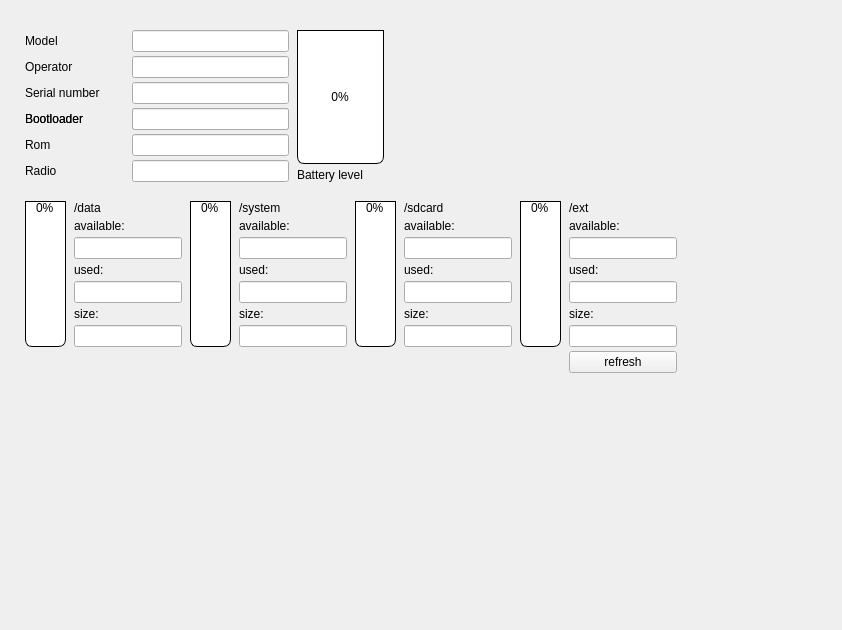
<?xml version="1.0" encoding="UTF-8"?>
<ui version="4.0">
 <class>PhoneInfoWidget</class>
 <widget class="QWidget" name="PhoneInfoWidget">
  <property name="geometry">
   <rect>
    <x>0</x>
    <y>0</y>
    <width>842</width>
    <height>630</height>
   </rect>
  </property>
  <property name="windowTitle">
   <string notr="true">Form</string>
  </property>
  <widget class="QWidget" name="layoutWidget">
   <property name="geometry">
    <rect>
     <x>20</x>
     <y>20</y>
     <width>749</width>
     <height>507</height>
    </rect>
   </property>
   <layout class="QGridLayout" name="layoutPhoneInfo">
    <property name="sizeConstraint">
     <enum>QLayout::SetDefaultConstraint</enum>
    </property>
    <property name="leftMargin">
     <number>5</number>
    </property>
    <property name="topMargin">
     <number>5</number>
    </property>
    <property name="rightMargin">
     <number>5</number>
    </property>
    <property name="bottomMargin">
     <number>10</number>
    </property>
    <property name="horizontalSpacing">
     <number>8</number>
    </property>
    <property name="verticalSpacing">
     <number>4</number>
    </property>
    <item row="2" column="0" colspan="2">
     <widget class="QLabel" name="labelModel">
      <property name="text">
       <string>Model</string>
      </property>
     </widget>
    </item>
    <item row="2" column="2" colspan="3">
     <widget class="QLineEdit" name="lineEditModel">
      <property name="text">
       <string notr="true"/>
      </property>
      <property name="readOnly">
       <bool>true</bool>
      </property>
     </widget>
    </item>
    <item row="3" column="0" colspan="2">
     <widget class="QLabel" name="labelOperator">
      <property name="text">
       <string>Operator</string>
      </property>
     </widget>
    </item>
    <item row="3" column="2" colspan="3">
     <widget class="QLineEdit" name="lineEditOperator">
      <property name="text">
       <string notr="true"/>
      </property>
      <property name="readOnly">
       <bool>true</bool>
      </property>
     </widget>
    </item>
    <item row="4" column="0" colspan="2">
     <widget class="QLabel" name="labelSerialNumber">
      <property name="text">
       <string>Serial number</string>
      </property>
     </widget>
    </item>
    <item row="4" column="2" colspan="3">
     <widget class="QLineEdit" name="lineEditSerialNumber">
      <property name="text">
       <string notr="true"/>
      </property>
      <property name="readOnly">
       <bool>true</bool>
      </property>
     </widget>
    </item>
    <item row="5" column="0" colspan="2">
     <widget class="QLabel" name="labelBootloader">
      <property name="text">
       <string>Bootloader</string>
      </property>
     </widget>
    </item>
    <item row="5" column="2" colspan="3">
     <widget class="QLineEdit" name="lineEditBootloader">
      <property name="text">
       <string notr="true"/>
      </property>
      <property name="readOnly">
       <bool>true</bool>
      </property>
     </widget>
    </item>
    <item row="5" column="0" colspan="2">
     <widget class="QLabel" name="labelBootloader">
      <property name="text">
       <string>Bootloader</string>
      </property>
     </widget>
    </item>
    <item row="5" column="2" colspan="3">
     <widget class="QLineEdit" name="lineEditBootloader">
      <property name="text">
       <string notr="true"/>
      </property>
      <property name="readOnly">
       <bool>true</bool>
      </property>
     </widget>
    </item>
    <item row="6" column="0" colspan="2">
     <widget class="QLabel" name="labelRom">
      <property name="text">
       <string>Rom</string>
      </property>
     </widget>
    </item>
    <item row="6" column="2" colspan="3">
     <widget class="QLineEdit" name="lineEditRom">
      <property name="text">
       <string notr="true"/>
      </property>
      <property name="readOnly">
       <bool>true</bool>
      </property>
     </widget>
    </item>
    <item row="7" column="0" rowspan="2" colspan="2">
     <widget class="QLabel" name="labelRadio">
      <property name="sizePolicy">
       <sizepolicy hsizetype="Preferred" vsizetype="Preferred">
        <horstretch>0</horstretch>
        <verstretch>0</verstretch>
       </sizepolicy>
      </property>
      <property name="frameShape">
       <enum>QFrame::NoFrame</enum>
      </property>
      <property name="text">
       <string>Radio</string>
      </property>
     </widget>
    </item>
    <item row="7" column="2" rowspan="2" colspan="3">
     <widget class="QLineEdit" name="lineEditRadio">
      <property name="text">
       <string notr="true"/>
      </property>
      <property name="readOnly">
       <bool>true</bool>
      </property>
     </widget>
    </item>
    <item row="8" column="5" colspan="2">
     <widget class="QLabel" name="labelBatteryLevel">
      <property name="text">
       <string>Battery level</string>
      </property>
      <property name="textFormat">
       <enum>Qt::AutoText</enum>
      </property>
     </widget>
    </item>
    <item row="10" column="0" rowspan="7">
     <widget class="QProgressBar" name="progressBarData">
      <property name="minimumSize">
       <size>
        <width>41</width>
        <height>0</height>
       </size>
      </property>
      <property name="styleSheet">
       <string notr="true">QProgressBar {
border: 1px solid black;
text-align: top;
padding: 1px;
border-bottom-right-radius: 7px;
border-bottom-left-radius: 7px;
background: QLinearGradient( x1: 0, y1: 0, x2: 1, y2: 0,
stop: 0 #fff,
stop: 0.4999 #eee,
stop: 0.5 #ddd,
stop: 1 #eee );
width: 18px;
}
QProgressBar::chunk {
background: QLinearGradient( x1: 0, y1: 0, x2: 1, y2: 0,
stop: 0 #78d,
stop: 0.4999 #46a,
stop: 0.5 #45a,
stop: 1 #238 );
border-bottom-right-radius: 7px;
border-bottom-left-radius: 7px;
border: 1px solid black;
}</string>
      </property>
      <property name="value">
       <number>0</number>
      </property>
      <property name="orientation">
       <enum>Qt::Vertical</enum>
      </property>
      <property name="format">
       <string notr="true">%p%</string>
      </property>
     </widget>
    </item>
    <item row="10" column="1" colspan="2">
     <widget class="QLabel" name="label">
      <property name="text">
       <string notr="true">/data</string>
      </property>
     </widget>
    </item>
    <item row="10" column="3" rowspan="7">
     <widget class="QProgressBar" name="progressBarSystem">
      <property name="minimumSize">
       <size>
        <width>41</width>
        <height>0</height>
       </size>
      </property>
      <property name="styleSheet">
       <string notr="true">QProgressBar {
border: 1px solid black;
text-align: top;
padding: 1px;
border-bottom-right-radius: 7px;
border-bottom-left-radius: 7px;
background: QLinearGradient( x1: 0, y1: 0, x2: 1, y2: 0,
stop: 0 #fff,
stop: 0.4999 #eee,
stop: 0.5 #ddd,
stop: 1 #eee );
width: 18px;
}
QProgressBar::chunk {
background: QLinearGradient( x1: 0, y1: 0, x2: 1, y2: 0,
stop: 0 #78d,
stop: 0.4999 #46a,
stop: 0.5 #45a,
stop: 1 #238 );
border-bottom-right-radius: 7px;
border-bottom-left-radius: 7px;
border: 1px solid black;
}</string>
      </property>
      <property name="value">
       <number>0</number>
      </property>
      <property name="orientation">
       <enum>Qt::Vertical</enum>
      </property>
      <property name="format">
       <string notr="true">%p%</string>
      </property>
     </widget>
    </item>
    <item row="10" column="4" colspan="2">
     <widget class="QLabel" name="label_16">
      <property name="text">
       <string notr="true">/system</string>
      </property>
     </widget>
    </item>
    <item row="10" column="6" rowspan="7">
     <widget class="QProgressBar" name="progressBarSdcard">
      <property name="minimumSize">
       <size>
        <width>41</width>
        <height>0</height>
       </size>
      </property>
      <property name="styleSheet">
       <string notr="true">QProgressBar {
border: 1px solid black;
text-align: top;
padding: 1px;
border-bottom-right-radius: 7px;
border-bottom-left-radius: 7px;
background: QLinearGradient( x1: 0, y1: 0, x2: 1, y2: 0,
stop: 0 #fff,
stop: 0.4999 #eee,
stop: 0.5 #ddd,
stop: 1 #eee );
width: 18px;
}
QProgressBar::chunk {
background: QLinearGradient( x1: 0, y1: 0, x2: 1, y2: 0,
stop: 0 #78d,
stop: 0.4999 #46a,
stop: 0.5 #45a,
stop: 1 #238 );
border-bottom-right-radius: 7px;
border-bottom-left-radius: 7px;
border: 1px solid black;
}</string>
      </property>
      <property name="value">
       <number>0</number>
      </property>
      <property name="orientation">
       <enum>Qt::Vertical</enum>
      </property>
      <property name="format">
       <string notr="true">%p%</string>
      </property>
     </widget>
    </item>
    <item row="10" column="7">
     <widget class="QLabel" name="label_17">
      <property name="text">
       <string notr="true">/sdcard</string>
      </property>
     </widget>
    </item>
    <item row="10" column="8" rowspan="7">
     <widget class="QProgressBar" name="progressBarExt">
      <property name="minimumSize">
       <size>
        <width>41</width>
        <height>0</height>
       </size>
      </property>
      <property name="styleSheet">
       <string notr="true">QProgressBar {
border: 1px solid black;
text-align: top;
padding: 1px;
border-bottom-right-radius: 7px;
border-bottom-left-radius: 7px;
background: QLinearGradient( x1: 0, y1: 0, x2: 1, y2: 0,
stop: 0 #fff,
stop: 0.4999 #eee,
stop: 0.5 #ddd,
stop: 1 #eee );
width: 18px;
}
QProgressBar::chunk {
background: QLinearGradient( x1: 0, y1: 0, x2: 1, y2: 0,
stop: 0 #78d,
stop: 0.4999 #46a,
stop: 0.5 #45a,
stop: 1 #238 );
border-bottom-right-radius: 7px;
border-bottom-left-radius: 7px;
border: 1px solid black;
}</string>
      </property>
      <property name="value">
       <number>0</number>
      </property>
      <property name="orientation">
       <enum>Qt::Vertical</enum>
      </property>
      <property name="format">
       <string notr="true">%p%</string>
      </property>
     </widget>
    </item>
    <item row="10" column="9">
     <widget class="QLabel" name="labelExt">
      <property name="text">
       <string notr="true">/ext</string>
      </property>
     </widget>
    </item>
    <item row="11" column="1" colspan="2">
     <widget class="QLabel" name="labelDataAvailable">
      <property name="text">
       <string>available:</string>
      </property>
     </widget>
    </item>
    <item row="11" column="4" colspan="2">
     <widget class="QLabel" name="labelSystemAvailable">
      <property name="text">
       <string>available:</string>
      </property>
     </widget>
    </item>
    <item row="11" column="7">
     <widget class="QLabel" name="labelSdcardAvailable">
      <property name="text">
       <string>available:</string>
      </property>
     </widget>
    </item>
    <item row="11" column="9">
     <widget class="QLabel" name="labelExtAvailable">
      <property name="text">
       <string>available:</string>
      </property>
     </widget>
    </item>
    <item row="12" column="1" colspan="2">
     <widget class="QLineEdit" name="lineEditDataAvailable">
      <property name="text">
       <string notr="true"/>
      </property>
      <property name="readOnly">
       <bool>true</bool>
      </property>
     </widget>
    </item>
    <item row="12" column="4" colspan="2">
     <widget class="QLineEdit" name="lineEditSystemAvailable">
      <property name="text">
       <string notr="true"/>
      </property>
      <property name="readOnly">
       <bool>true</bool>
      </property>
     </widget>
    </item>
    <item row="12" column="7">
     <widget class="QLineEdit" name="lineEditSdcardAvailable">
      <property name="text">
       <string notr="true"/>
      </property>
      <property name="readOnly">
       <bool>true</bool>
      </property>
     </widget>
    </item>
    <item row="12" column="9">
     <widget class="QLineEdit" name="lineEditExtAvailable">
      <property name="text">
       <string notr="true"/>
      </property>
      <property name="readOnly">
       <bool>true</bool>
      </property>
     </widget>
    </item>
    <item row="13" column="1" colspan="2">
     <widget class="QLabel" name="labelDataUsed">
      <property name="text">
       <string>used:</string>
      </property>
     </widget>
    </item>
    <item row="13" column="4" colspan="2">
     <widget class="QLabel" name="labelSystemUsed">
      <property name="text">
       <string>used:</string>
      </property>
     </widget>
    </item>
    <item row="13" column="7">
     <widget class="QLabel" name="labelSdcardUsed">
      <property name="text">
       <string>used:</string>
      </property>
     </widget>
    </item>
    <item row="13" column="9">
     <widget class="QLabel" name="labelExtUsed">
      <property name="text">
       <string>used:</string>
      </property>
     </widget>
    </item>
    <item row="14" column="1" colspan="2">
     <widget class="QLineEdit" name="lineEditDataUsed">
      <property name="text">
       <string notr="true"/>
      </property>
      <property name="readOnly">
       <bool>true</bool>
      </property>
     </widget>
    </item>
    <item row="14" column="4" colspan="2">
     <widget class="QLineEdit" name="lineEditSystemUsed">
      <property name="text">
       <string notr="true"/>
      </property>
      <property name="readOnly">
       <bool>true</bool>
      </property>
     </widget>
    </item>
    <item row="14" column="7">
     <widget class="QLineEdit" name="lineEditSdcardUsed">
      <property name="text">
       <string notr="true"/>
      </property>
      <property name="readOnly">
       <bool>true</bool>
      </property>
     </widget>
    </item>
    <item row="14" column="9">
     <widget class="QLineEdit" name="lineEditExtUsed">
      <property name="text">
       <string notr="true"/>
      </property>
      <property name="readOnly">
       <bool>true</bool>
      </property>
     </widget>
    </item>
    <item row="15" column="1" colspan="2">
     <widget class="QLabel" name="labelDataSize">
      <property name="text">
       <string>size:</string>
      </property>
     </widget>
    </item>
    <item row="15" column="4" colspan="2">
     <widget class="QLabel" name="labelSystemSize">
      <property name="text">
       <string>size:</string>
      </property>
     </widget>
    </item>
    <item row="15" column="7">
     <widget class="QLabel" name="labelSdcardSize">
      <property name="text">
       <string>size:</string>
      </property>
     </widget>
    </item>
    <item row="15" column="9">
     <widget class="QLabel" name="labelExtSize">
      <property name="text">
       <string>size:</string>
      </property>
     </widget>
    </item>
    <item row="16" column="4" colspan="2">
     <widget class="QLineEdit" name="lineEditSystemSize">
      <property name="text">
       <string notr="true"/>
      </property>
      <property name="readOnly">
       <bool>true</bool>
      </property>
     </widget>
    </item>
    <item row="16" column="7">
     <widget class="QLineEdit" name="lineEditSdcardSize">
      <property name="text">
       <string notr="true"/>
      </property>
      <property name="readOnly">
       <bool>true</bool>
      </property>
     </widget>
    </item>
    <item row="16" column="9">
     <widget class="QLineEdit" name="lineEditExtSize">
      <property name="text">
       <string notr="true"/>
      </property>
      <property name="readOnly">
       <bool>true</bool>
      </property>
     </widget>
    </item>
    <item row="2" column="5" rowspan="6" colspan="2">
     <widget class="QProgressBar" name="progressBarBatteryLevel">
      <property name="minimumSize">
       <size>
        <width>87</width>
        <height>0</height>
       </size>
      </property>
      <property name="layoutDirection">
       <enum>Qt::LeftToRight</enum>
      </property>
      <property name="styleSheet">
       <string notr="true">QProgressBar {
border: 1px solid black;
text-align: center;
padding: 1px;
border-bottom-right-radius: 7px;
border-bottom-left-radius: 7px;
background: QLinearGradient( x1: 0, y1: 0, x2: 1, y2: 0,
stop: 0 #fff,
stop: 0.4999 #eee,
stop: 0.5 #ddd,
stop: 1 #eee );
width: 18px;
}
QProgressBar::chunk {
background: QLinearGradient( x1: 0, y1: 0, x2: 1, y2: 0,
stop: 0 #78d,
stop: 0.4999 #46a,
stop: 0.5 #45a,
stop: 1 #238 );
border-bottom-right-radius: 7px;
border-bottom-left-radius: 7px;
border: 1px solid black;
}</string>
      </property>
      <property name="value">
       <number>0</number>
      </property>
      <property name="alignment">
       <set>Qt::AlignCenter</set>
      </property>
      <property name="orientation">
       <enum>Qt::Vertical</enum>
      </property>
      <property name="invertedAppearance">
       <bool>false</bool>
      </property>
      <property name="format">
       <string notr="true">%p%</string>
      </property>
     </widget>
    </item>
    <item row="16" column="1" colspan="2">
     <widget class="QLineEdit" name="lineEditDataSize">
      <property name="text">
       <string notr="true"/>
      </property>
      <property name="readOnly">
       <bool>true</bool>
      </property>
     </widget>
    </item>
    <item row="19" column="1">
     <spacer name="verticalSpacer_90">
      <property name="orientation">
       <enum>Qt::Vertical</enum>
      </property>
      <property name="sizeHint" stdset="0">
       <size>
        <width>20</width>
        <height>40</height>
       </size>
      </property>
     </spacer>
    </item>
    <item row="14" column="10">
     <spacer name="horizontalSpacer_65">
      <property name="orientation">
       <enum>Qt::Horizontal</enum>
      </property>
      <property name="sizeHint" stdset="0">
       <size>
        <width>40</width>
        <height>20</height>
       </size>
      </property>
     </spacer>
    </item>
    <item row="9" column="0" colspan="10">
     <spacer name="verticalSpacer_10">
      <property name="orientation">
       <enum>Qt::Vertical</enum>
      </property>
      <property name="sizeType">
       <enum>QSizePolicy::Fixed</enum>
      </property>
      <property name="sizeHint" stdset="0">
       <size>
        <width>20</width>
        <height>15</height>
       </size>
      </property>
     </spacer>
    </item>
    <item row="0" column="5">
     <spacer name="verticalSpacer_50">
      <property name="orientation">
       <enum>Qt::Vertical</enum>
      </property>
      <property name="sizeType">
       <enum>QSizePolicy::Fixed</enum>
      </property>
      <property name="sizeHint" stdset="0">
       <size>
        <width>20</width>
        <height>5</height>
       </size>
      </property>
     </spacer>
    </item>
    <item row="17" column="9">
     <widget class="QPushButton" name="pushButton">
      <property name="text">
       <string>refresh</string>
      </property>
      <property name="icon">
       <iconset resource="../zasoby.qrc">
        <normaloff>:/icons/refresh.png</normaloff>:/icons/refresh.png</iconset>
      </property>
     </widget>
    </item>
   </layout>
  </widget>
 </widget>
 <resources>
  <include location="../zasoby.qrc"/>
 </resources>
 <connections/>
</ui>
